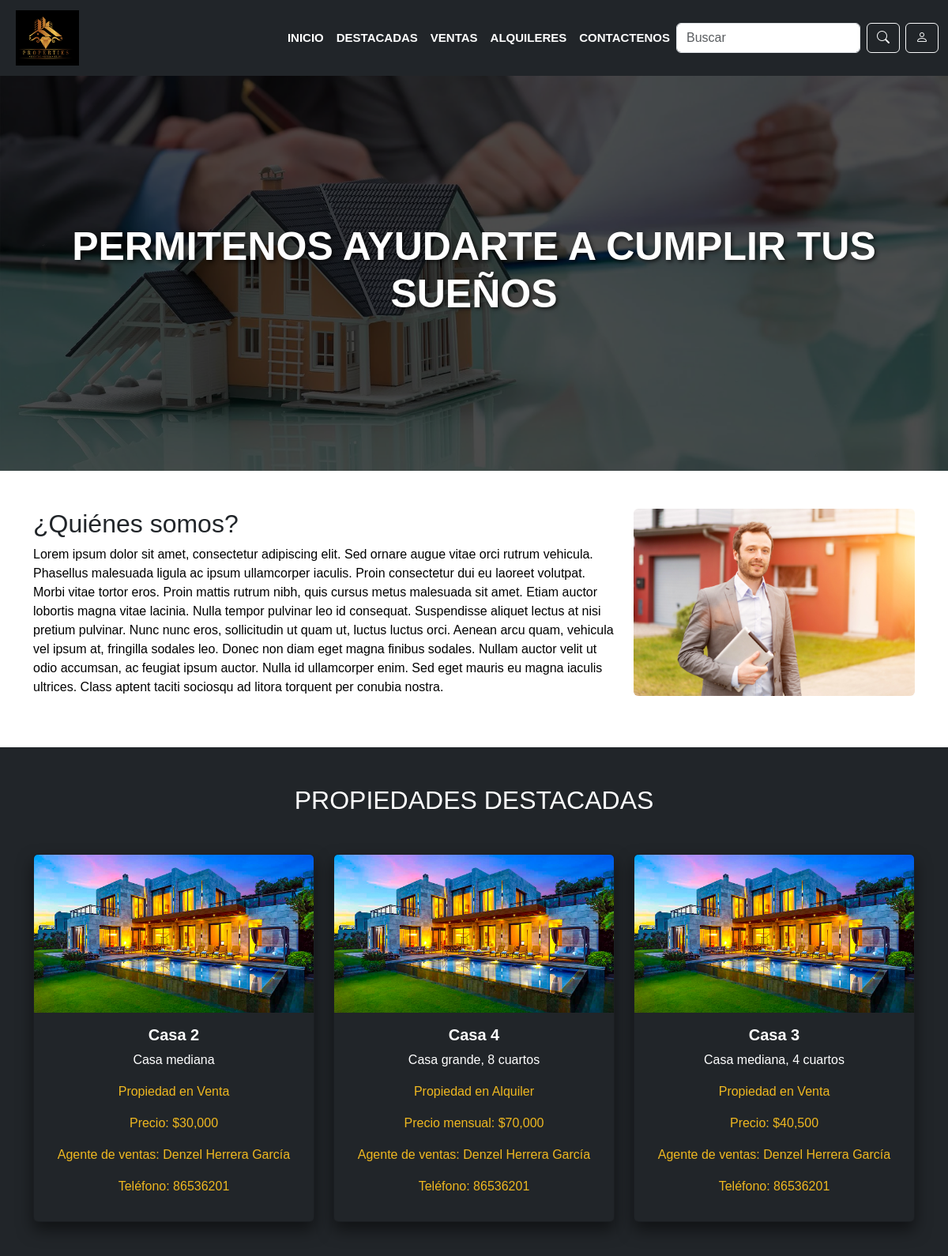
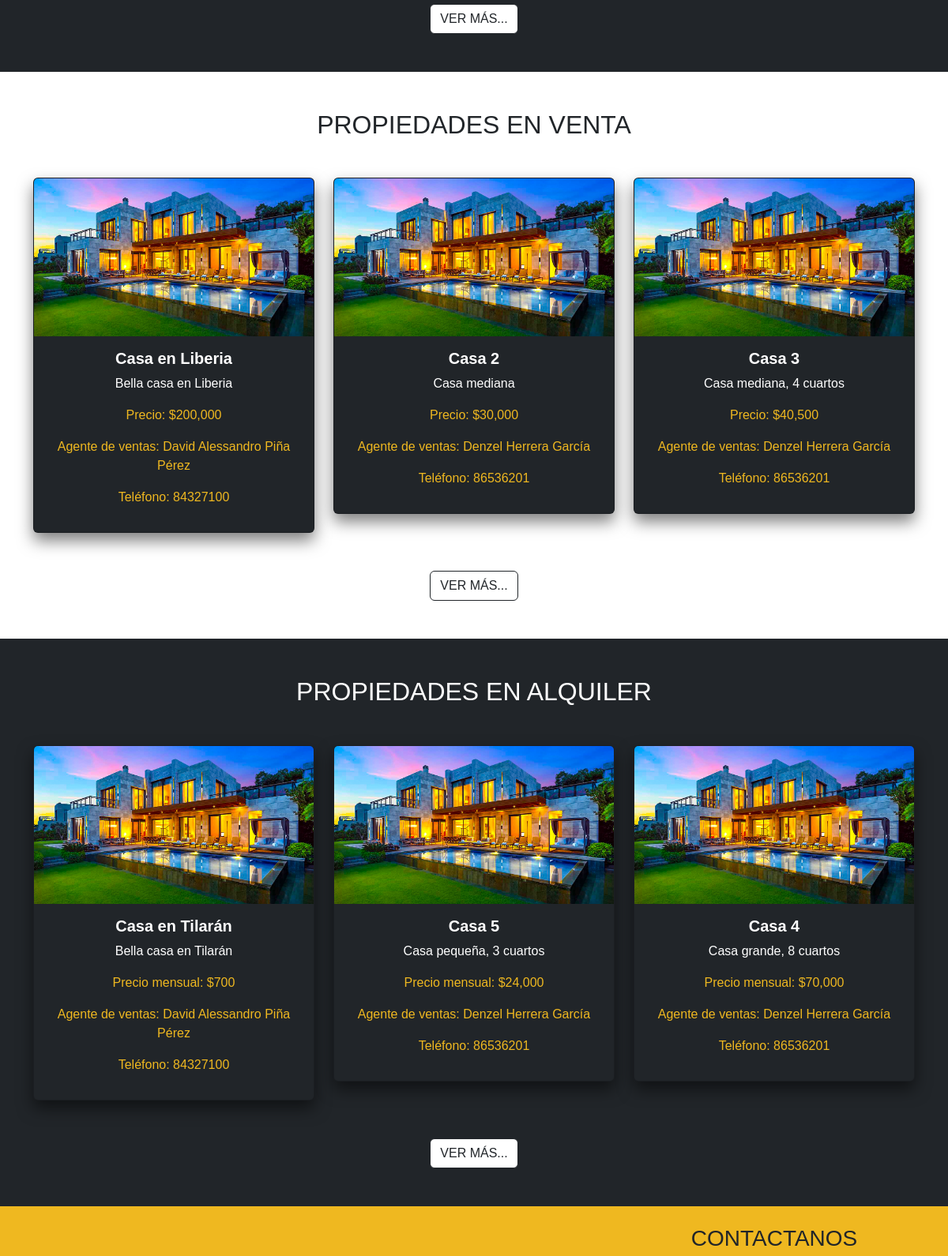
The page / (upper part) on the database its author committed (2 pictures, top to bottom).
### tables this page shows
CREATE TABLE `configuracionsitio` (
  `id` int(11) NOT NULL,
  `color_1` varchar(15) NOT NULL DEFAULT '#212529',
  `color_2` varchar(15) NOT NULL DEFAULT '#FFFFFF',
  `color_3` varchar(15) NOT NULL DEFAULT '#FFC107',
  `icono_principal_id` int(11) DEFAULT NULL,
  `imagen_banner_id` int(11) DEFAULT NULL,
  `mensaje_banner` varchar(255) DEFAULT NULL,
  `informacion_quienes_somos` varchar(800) DEFAULT NULL,
  `imagen_quienes_somos_id` int(11) DEFAULT NULL,
  `enlace_facebook` varchar(255) DEFAULT NULL,
  `enlace_youtube` varchar(255) DEFAULT NULL,
  `enlace_instagram` varchar(255) DEFAULT NULL,
  `direccion` varchar(255) DEFAULT NULL,
  `telefono` varchar(20) DEFAULT NULL,
  `email` varchar(100) DEFAULT NULL,
  `fecha_actualizacion` timestamp NOT NULL DEFAULT current_timestamp() ON UPDATE current_timestamp()
);

CREATE TABLE `propiedades` (
  `id` int(11) NOT NULL,
  `tipo` enum('alquiler','venta') NOT NULL,
  `destacada` tinyint(1) DEFAULT 0,
  `titulo` varchar(255) NOT NULL,
  `descripcion` varchar(255) NOT NULL,
  `precio` decimal(10,2) NOT NULL,
  `agente_id` int(11) DEFAULT NULL,
  `imagen_id` int(11) DEFAULT NULL,
  `fecha_creacion` timestamp NOT NULL DEFAULT current_timestamp()
);

CREATE TABLE `imagenes` (
  `id` int(11) NOT NULL,
  `nombre` varchar(255) NOT NULL,
  `direccion` varchar(255) NOT NULL,
  `fecha_subida` timestamp NOT NULL DEFAULT current_timestamp()
);

CREATE TABLE `usuarios` (
  `id` int(11) NOT NULL,
  `nombre` varchar(100) NOT NULL,
  `telefono` varchar(20) NOT NULL,
  `correo` varchar(100) NOT NULL,
  `usuario` varchar(50) NOT NULL,
  `contraseña` varchar(255) NOT NULL,
  `privilegio` enum('administrador','agente_de_ventas','publico') DEFAULT NULL,
  `fecha_creacion` timestamp NOT NULL DEFAULT current_timestamp()
);

### php/mostrarDestacados.php (called while the page is built)
<?php
include_once 'php/conexion.php';
$query = "SELECT propiedades.titulo, propiedades.descripcion, propiedades.precio, propiedades.tipo, imagenes.direccion AS imagen, usuarios.nombre AS nombre_usuario, usuarios.telefono AS telefono_usuario
    FROM propiedades
    INNER JOIN imagenes ON propiedades.imagen_id = imagenes.id
    INNER JOIN usuarios ON propiedades.agente_id = usuarios.id
    WHERE propiedades.destacada = 1
    ORDER BY propiedades.fecha_creacion DESC
    LIMIT 3";
$resultado = mysqli_query($conection, $query);

### php/mostrarVentas.php (called while the page is built)
<?php
include_once 'php/conexion.php';
$query = "SELECT propiedades.titulo, propiedades.descripcion, propiedades.precio, imagenes.direccion AS imagen, usuarios.nombre AS nombre_usuario, usuarios.telefono AS telefono_usuario
    FROM propiedades
    INNER JOIN imagenes ON propiedades.imagen_id = imagenes.id
    INNER JOIN usuarios ON propiedades.agente_id = usuarios.id
    WHERE propiedades.tipo = 'venta'
    ORDER BY propiedades.fecha_creacion DESC
    LIMIT 3";
$resultado = mysqli_query($conection, $query);
?>

### php/mostrarAlquileres.php (called while the page is built)
<?php
include_once 'php/conexion.php';
$query = "SELECT propiedades.titulo, propiedades.descripcion, propiedades.precio, imagenes.direccion AS imagen, usuarios.nombre AS nombre_usuario, usuarios.telefono AS telefono_usuario
    FROM propiedades
    INNER JOIN imagenes ON propiedades.imagen_id = imagenes.id
    INNER JOIN usuarios ON propiedades.agente_id = usuarios.id
    WHERE propiedades.tipo = 'alquiler'
    ORDER BY propiedades.fecha_creacion DESC
    LIMIT 3";
$resultado = mysqli_query($conection, $query);
?>

### php/mostrar.php (the view, shortened to what this page needs)
<?php
include_once 'php/conexion.php';
function obtenerDatoColumna($columna)
{
    global $conection;
    $sql = "SELECT $columna FROM configuracionsitio";
    $result = mysqli_query($conection, $sql);
    if ($result) {
        $row = mysqli_fetch_assoc($result);
        return $row[$columna];
    } else {
        return null;
    }
}
function obtenerDireccionImagen($id_imagen)
{
    global $conection;
    $sql = "SELECT direccion FROM imagenes WHERE id = ?";
    $stmt = mysqli_prepare($conection, $sql);
    mysqli_stmt_bind_param($stmt, 'i', $id_imagen);
    mysqli_stmt_execute($stmt);
    mysqli_stmt_bind_result($stmt, $direccion);
    return $direccion;
}
function mostrarImagen($columna)
{
    $id_imagen = obtenerDatoColumna($columna);
    if ($id_imagen !== null) {
        $direccion_imagen = obtenerDireccionImagen($id_imagen);
        if ($direccion_imagen) {
            echo htmlspecialchars($direccion_imagen);
        } else {
            echo "Imagen no encontrada";
        }
    } else {
        echo "No disponible";
    }
}
function mostrarColor1()
{
    $color_1 = obtenerDatoColumna('color_1');
    echo htmlspecialchars($color_1);
}
function mostrarColor2()
{
    $color_2 = obtenerDatoColumna('color_2');
    echo htmlspecialchars($color_2);
}
function mostrarColor3()
{
    $color_3 = obtenerDatoColumna('color_3');
    echo htmlspecialchars($color_3);
}
function mostrarMensajeBanner()
{
    $mensaje_banner = obtenerDatoColumna('mensaje_banner');
    echo htmlspecialchars($mensaje_banner);
}
function mostrarInformacionQuienesSomos()
{
    $informacion_quienes_somos = obtenerDatoColumna('informacion_quienes_somos');
    echo htmlspecialchars($informacion_quienes_somos);
}
function mostrarIconoPrincipal()
{
    mostrarImagen('icono_principal_id');
}
function mostrarImagenBanner()
{
    mostrarImagen('imagen_banner_id');
}
function mostrarImagenQuienesSomos()
{
    mostrarImagen('imagen_quienes_somos_id');
}

### assets/include/propiedadesDestacadas.php
<?php
include_once './php/mostrarDestacados.php';
$totalPropiedades = mysqli_num_rows($resultado);
mysqli_data_seek($resultado, 0);
?>
<section class="featured-properties py-5" style="background-color: <?php mostrarColor1(); ?>; color: <?php mostrarColor2(); ?>;">
    <div class="container">
        <h2 class="text-center mb-5">PROPIEDADES DESTACADAS</h2>
        <div class="row">
            <?php while ($propiedad = mysqli_fetch_assoc($resultado)) : ?>
                <div class="col-md-4">
                    <div class="card" style="background-color: <?php mostrarColor1(); ?>;">
                        <img src="<?php echo $propiedad['imagen']; ?>" alt="<?php echo $propiedad['titulo']; ?>">
                        <div class="card-body">
                            <h5 class="card-title text-center" style="color: <?php mostrarColor2(); ?>;"><?php echo $propiedad['titulo']; ?></h5>
                            <p class="card-text text-center" style="color: <?php mostrarColor2(); ?>;"><?php echo $propiedad['descripcion']; ?></p>
                            <p class="text-center" style="color: <?php mostrarColor3(); ?>;">
                                Propiedad en <?php echo ucfirst($propiedad['tipo']); ?>
                            </p>
                            <?php if ($propiedad['tipo'] == 'venta') : ?>
                                <p class="text-center" style="color: <?php mostrarColor3(); ?>;">Precio: $<?php echo number_format($propiedad['precio']); ?></p>
                            <?php elseif ($propiedad['tipo'] == 'alquiler') : ?>
                                <p class="text-center" style="color: <?php mostrarColor3(); ?>;">Precio mensual: $<?php echo number_format($propiedad['precio']); ?></p>
                            <?php endif; ?>
                            <p class="text-center" style="color: <?php mostrarColor3(); ?>;">Agente de ventas: <?php echo $propiedad['nombre_usuario']; ?></p>
                            <p class="text-center" style="color: <?php mostrarColor3(); ?>;">Teléfono: <?php echo $propiedad['telefono_usuario']; ?></p>
                        </div>
                    </div>
                </div>
            <?php endwhile; ?>
            <?php if ($totalPropiedades >= 3) : ?>
                <div class="d-flex justify-content-center mt-5">
                    <a href="./destacadas.php" class="btn" id="vermas" style="background-color: white; border-color: <?php mostrarColor1(); ?>; color: <?php mostrarColor1(); ?>;">
                        VER MÁS...
                    </a>
                </div>
            <?php endif; ?>
        </div>
    </div>
</section>

### assets/include/propiedadesVenta.php
<?php
include_once './php/mostrarVentas.php';
$totalPropiedades = mysqli_num_rows($resultado);
mysqli_data_seek($resultado, 0);
?>
<section class="featured-properties py-5" style="background-color: <?php mostrarColor2(); ?>; color: <?php mostrarColor1(); ?>;">
    <div class="container">
        <h2 class="text-center mb-5">PROPIEDADES EN VENTA</h2>
        <div class="row">
            <?php while ($propiedad = mysqli_fetch_assoc($resultado)) : ?>
                <div class="col-md-4">
                    <div class="card" style="background-color: <?php mostrarColor1(); ?>;">
                        <img src="<?php echo $propiedad['imagen']; ?>" alt="<?php echo $propiedad['titulo']; ?>">
                        <div class="card-body">
                            <h5 class="card-title text-center" style="color: <?php mostrarColor2(); ?>;"><?php echo $propiedad['titulo']; ?></h5>
                            <p class="card-text text-center" style="color: <?php mostrarColor2(); ?>;"><?php echo $propiedad['descripcion']; ?></p>
                            <p class="text-center" style="color: <?php mostrarColor3(); ?>;">Precio: $<?php echo number_format($propiedad['precio']); ?></p>
                            <p class="text-center" style="color: <?php mostrarColor3(); ?>;">Agente de ventas: <?php echo $propiedad['nombre_usuario']; ?></p>
                            <p class="text-center" style="color: <?php mostrarColor3(); ?>;">Teléfono: <?php echo $propiedad['telefono_usuario']; ?></p>
                        </div>
                    </div>
                </div>
            <?php endwhile; ?>
            <?php if ($totalPropiedades >= 3) : ?>
                <div class="d-flex justify-content-center mt-5">
                    <a href="./ventas.php" class="btn" id="vermas" style="border-color: <?php mostrarColor1(); ?>; color: <?php mostrarColor1(); ?>;"
                        onmouseover="this.style.backgroundColor='<?php mostrarColor1(); ?>', this.style.color='<?php mostrarColor2(); ?>';"
                        onmouseout="this.style.backgroundColor='transparent', this.style.color='<?php mostrarColor1(); ?>';">VER MÁS...</a>
                </div>
            <?php endif; ?>
        </div>
</section>

### assets/include/propiedadesAlquiler.php
<?php
include_once './php/mostrarAlquileres.php';
$totalPropiedades = mysqli_num_rows($resultado);
mysqli_data_seek($resultado, 0);
?>
<section class="featured-properties py-5" style="background-color: <?php mostrarColor1(); ?>; color: <?php mostrarColor2(); ?>;">
    <div class="container">
        <h2 class="text-center mb-5">PROPIEDADES EN ALQUILER</h2>
        <div class="row">
            <?php while ($propiedad = mysqli_fetch_assoc($resultado)) : ?>
                <div class="col-md-4">
                    <div class="card" style="background-color: <?php mostrarColor1(); ?>;">
                        <img src="<?php echo $propiedad['imagen']; ?>" alt="<?php echo $propiedad['titulo']; ?>">
                        <div class="card-body">
                            <h5 class="card-title text-center" style="color: <?php mostrarColor2(); ?>;"><?php echo $propiedad['titulo']; ?></h5>
                            <p class="card-text text-center" style="color: <?php mostrarColor2(); ?>;"><?php echo $propiedad['descripcion']; ?></p>
                            <p class="text-center" style="color: <?php mostrarColor3(); ?>;">Precio mensual: $<?php echo number_format($propiedad['precio']); ?></p>
                            <p class="text-center" style="color: <?php mostrarColor3(); ?>;">Agente de ventas: <?php echo $propiedad['nombre_usuario']; ?></p>
                            <p class="text-center" style="color: <?php mostrarColor3(); ?>;">Teléfono: <?php echo $propiedad['telefono_usuario']; ?></p>
                        </div>
                    </div>
                </div>
            <?php endwhile; ?>
            <?php if ($totalPropiedades >= 3) : ?>
                <div class="d-flex justify-content-center mt-5">
                    <a href="./alquiler.php" class="btn" id="vermas" style="background-color: white; border-color: <?php mostrarColor1(); ?>; color: <?php mostrarColor1(); ?>;">
                        VER MÁS...
                    </a>
                </div>
            <?php endif; ?>
        </div>
    </div>
</section>

### style/index.css (style rules this page uses)
* { font-family: Arial, Helvetica, sans-serif; }
.card { overflow: hidden; box-shadow: 0 10px 20px rgba(0, 0, 0, 0.5); transition: transform 0.3s ease, box-shadow 0.3s ease; }
.card img { height: 200px; transition: transform 0.3s ease; }
.card-title { font-size: 1.25rem; font-weight: bold; }

### rows shown on the page
configuracionsitio: mensaje_banner "PERMITENOS AYUDARTE A CUMPLIR TUS SUEÑOS", informacion_quienes_somos "Lorem ipsum dolor sit amet, consectetur adipiscing elit. Sed ornare augue vitae orci rutrum vehicula. Phasellus malesuada ligula ac ipsum ullamcorper iaculis. Proin consectetur dui eu laoreet volutpat. Morbi vitae tortor eros. Proin mattis rutrum nibh, quis cursus metus malesuada sit amet. Etiam auctor lobortis magna vitae lacinia. Nulla tempor pulvinar leo id consequat. Suspendisse aliquet lectus at nisi pretium pulvinar. Nunc nunc eros, sollicitudin ut quam ut, luctus luctus orci. Aenean arcu quam, vehicula vel ipsum at, fringilla sodales leo. Donec non diam eget magna finibus sodales. Nullam auctor velit ut odio accumsan, ac feugiat ipsum auctor. Nulla id ullamcorper enim. Sed eget…"
propiedades: imagen.direccion (picture), titulo "Casa 2", descripcion "Casa mediana", tipo "Venta", precio "30,000", agente.nombre "Denzel Herrera García", agente.telefono "86536201"
propiedades: imagen.direccion (picture), titulo "Casa 4", descripcion "Casa grande, 8 cuartos", tipo "Alquiler", precio "70,000", agente.nombre "Denzel Herrera García", agente.telefono "86536201"
propiedades: imagen.direccion (picture), titulo "Casa 3", descripcion "Casa mediana, 4 cuartos", tipo "Venta", precio "40,500", agente.nombre "Denzel Herrera García", agente.telefono "86536201"
propiedades: imagen.direccion (picture), titulo "Casa en Liberia", descripcion "Bella casa en Liberia", precio "200,000", agente.nombre "David Alessandro Piña Pérez", agente.telefono "84327100"
propiedades: imagen.direccion (picture), titulo "Casa en Tilarán", descripcion "Bella casa en Tilarán", precio "700", agente.nombre "David Alessandro Piña Pérez", agente.telefono "84327100"
propiedades: imagen.direccion (picture), titulo "Casa 5", descripcion "Casa pequeña, 3 cuartos", precio "24,000", agente.nombre "Denzel Herrera García", agente.telefono "86536201"
